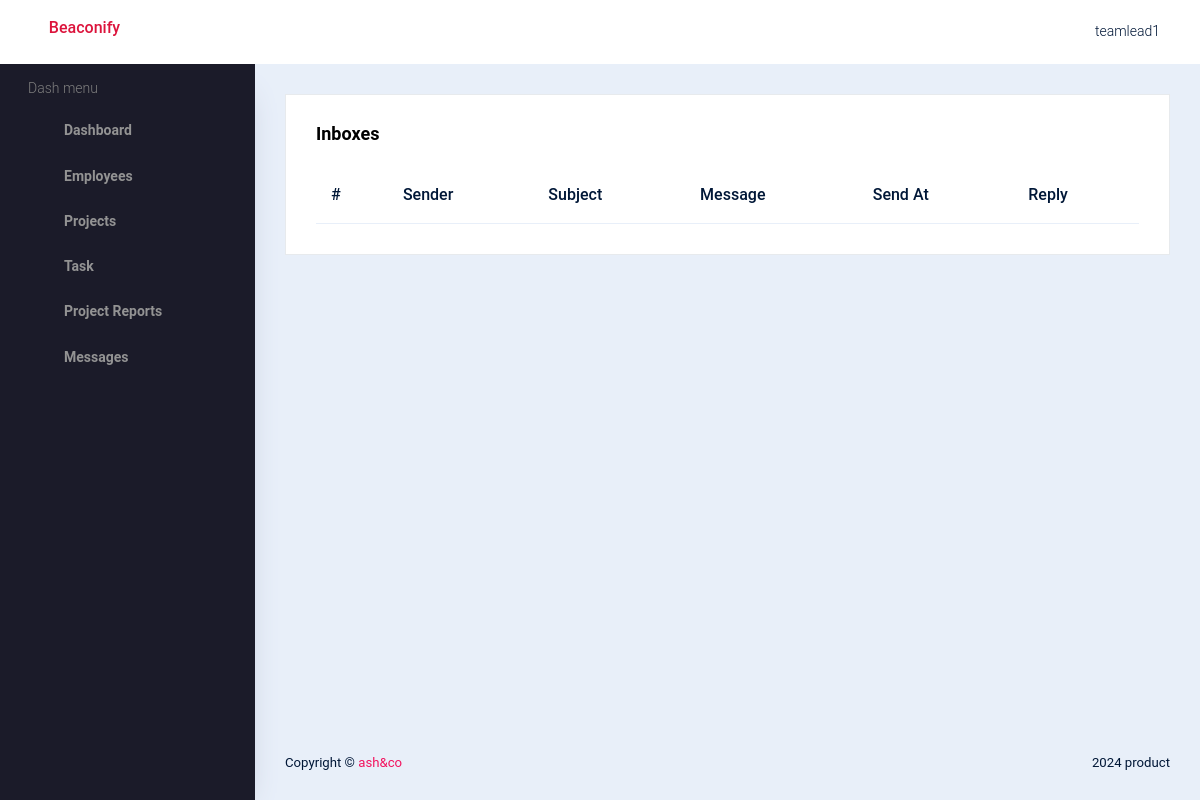
/tl/message-tl/ (signed in), run on an earlier commit of the app's database.
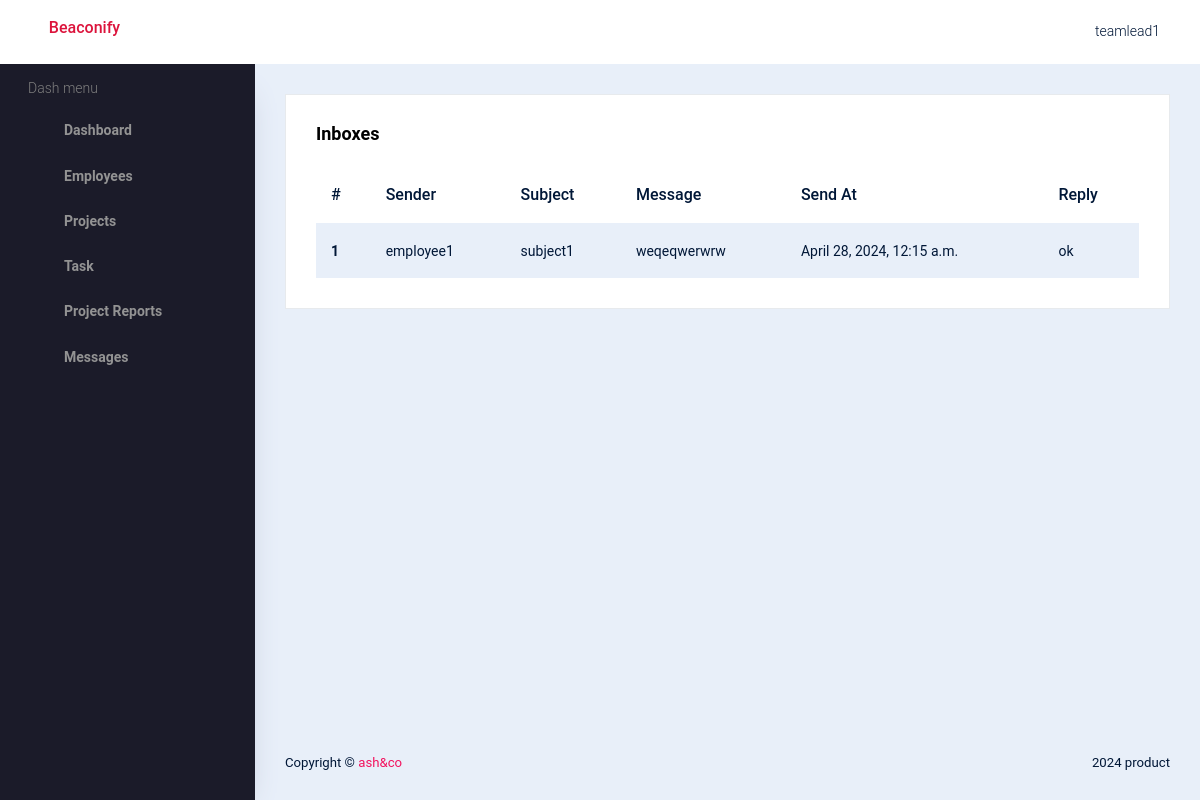
And on a later commit of the database.
### emp_app/models.py (models this page shows)
class Message(BaseModel):
    sender = models.ForeignKey(User, on_delete=models.CASCADE, related_name='sent_messages')
    recipient = models.ForeignKey(User, on_delete=models.CASCADE, related_name='received_messages')
    subject = models.CharField(max_length=200)
    body = models.TextField()
    sent_at = models.DateTimeField(auto_now_add=True)
    reply = models.TextField(null=True, blank=True)

### accounts/models.py (models this page shows)
class User(AbstractBaseUser, PermissionsMixin):
    name = models.CharField(max_length=50, blank=True, null=True)
    username = models.CharField(max_length=50, unique=True, null=True)
    email = models.EmailField(max_length=100, null=True)
    role = models.IntegerField(choices=SELECTROLE)
    uid = models.CharField(max_length=500, unique=True, null=True)
    is_admin = models.BooleanField(default=False)
    is_active = models.BooleanField(default=False)
    is_registered = models.BooleanField(default=False)
    date_joined = models.DateTimeField(auto_now_add=True)
    last_login = models.DateTimeField(auto_now_add=True)
    USERNAME_FIELD = 'username'
    REQUIRED_FIELDS=[]
    objects = UserManager()
    def __str__(self):
        return self.username
    class Meta:
        db_table = "user"

### tl_app/views.py (the view)
# urls.py: path('message-tl/', views.view_message_tl, name='message-tl'),
@login_required(login_url='sign-in')
def view_message_tl(request):
    data = Message.objects.filter(recipient=request.user)
    return render(request,'tltemp/view_message.html',{'data':data})

### templates/tltemp/view_message.html
{% extends 'tltemp/index.html' %}
{% load crispy_forms_tags %}
{% block content %}
<div class="card">
    <div class="card-body">
        <h3 class="card-title">Inboxes</h3>
        <table class="table table-striped">
            <thead>
                <tr>
                    <th scope="col">#</th>
                    <th scope="col">Sender</th>
                    <th scope="col">Subject</th>
                    <th scope="col">Message</th>
                    <th scope="col">Send At</th>
                    <th scope="col">Reply</th>
                </tr>
            </thead>
            <tbody>
                {% for i in data %}
                <tr>
                    <th scope="row">{{ forloop.counter }}</th>
                    <td>{{i.sender}}</td>
                    <td>{{i.subject}}</td>
                    <td>{{i.body}}</td>
                    <td>{{i.sent_at}}</td>
                    <td>
                        {% if i.reply == None %}
                        <a href="{% url 'reply-message' i.id %}" class="btn btn-sm btn-danger">Reply Now</a>
                        {% else %}
                        {{i.reply}}
                        {% endif %}
                    </td>
                </tr>
                {% endfor %}
            </tbody>
        </table>
    </div>
</div>
{% endblock %}

What changed in the data, as far as the page shows it:
added Message: sender "employee1", subject "subject1", body "weqeqwerwrw", sent_at "April 28, 2024, 12:15 a.m.", reply "ok"
